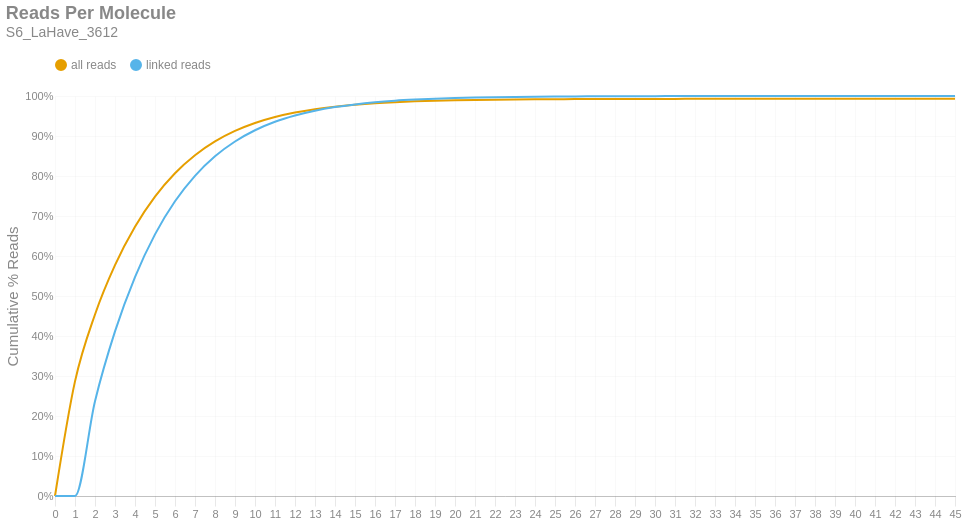

The cell this chart's notebook holds for it:
### Markdown cell above
### Reads per Molecule
This chart shows the cumulative distribution of the number of reads per linked molecule. That is, how many alignments are associated with a unique molecule. This excludes the number of reads associated with invalid or absent linked-read barcodes. The `linked` histogram is the percentages recalculated when disregarding singletons.

### Code cell
if SKIPLR:
    print_html(f"Skipped")
else:
    counts = np.bincount(valids['reads'].cast(pl.Int64).to_numpy())
    weighted = counts * np.arange(len(counts))
    all_perc = weighted / n_reads
    linked_perc = weighted / n_linked_reads
    linked_perc[1] = 0
    binned_df = pl.DataFrame({
        'readsper': list(range(len(counts))),
        'all reads (cumsum)': np.cumsum(all_perc).tolist(),
        'linked reads (cumsum)': np.cumsum(linked_perc).tolist(),
    })

    with SafeRender(binned_df):
        (
            density_plot(binned_df, 'Reads Per Molecule', samplename, 'readspmol')
            .encode(
                x=alt.X('readsper:O', title=None).axis(labelAngle=0).scale(padding=0),
                y=alt.Y('value:Q', title='Cumulative % Reads').axis(format='%').stack(False),
                color=alt.Color("key:N").scale(domain=["all reads", "linked reads"]),
                tooltip=[
                    alt.Tooltip("key:N", title="Data Type"),
                    alt.Tooltip("readsper:O", title="Reads Per Molecule"),
                    alt.Tooltip("value:Q", format=".2%", title="% Reads (Cum.)")
                ]            
            )
        ).display()

### Figure 1 — Vega-Lite specification as saved in the notebook (floating-point values rounded to 4 significant figures)
{"width": "container", "height": 400, "config": {"title": {"anchor": "start", "dy": -15, "fontSize": 18, "color": "#888888", "subtitleColor": "#888888", "subtitleFontSize": 14}, "arc": {"fill": "#0072B2"}, "axis": {"domainColor": "#888888", "domainWidth": 0.5, "gridWidth": 0.2, "grid": false, "titleFontWeight": 400, "titleFontSize": 15, "labelFontSize": 11, "labelColor": "#888888", "tickColor": "#888888", "tickWidth": 0.2, "titleColor": "#888888"}, "axisBand": {"grid": false}, "axisX": {"grid": true, "tickSize": 10, "domainCap": "round"}, "axisY": {"domain": false, "grid": true, "tickSize": 0, "domainCap": "round"}, "background": "transparent", "header": {"labelFontSize": 15, "labelColor": "#888888", "titleFontSize": 15, "titleFontWeight": 600, "titleColor": "#888888"}, "legend": {"labelFont": "sans-serif", "labelFontSize": 12, "labelColor": "#888888", "symbolSize": 100, "symbolType": "circle", "titleFontSize": 12, "titlePadding": 10, "titleColor": "#888888", "title": null, "orient": "top"}, "range": {"category": ["#E69F00", "#56B4E9", "#009E73", "#F0E442", "#0072B2", "#D55E00", "#CC79A7", "#000000"], "diverging": ["#cfe8f3", "#a2d4ec", "#73bfe2", "#46abdb", "#1696d2", "#12719e"]}, "area": {"fill": "#0072B2", "fillOpacity": 0.7, "line": true, "strokeOpacity": 0.7}, "line": {"color": "#0072B2", "stroke": "#0072B2", "strokeWidth": 2}, "trail": {"color": "#0072B2", "stroke": "#0072B2", "strokeWidth": 0, "size": 1}, "point": {"filled": true, "fillOpacity": 1.0, "size": 95}, "text": {"color": "#888888", "fontSize": 11, "align": "right", "fontWeight": 400, "size": 11}, "bar": {"fill": "#0072B2", "stroke": null}, "view": {"stroke": null, "continuousWidth": 660, "continuousHeight": 400}}, "data": {"name": "data-5c196bcf654d2e14fde6b77d0ece9a13"}, "mark": {"type": "line", "interpolate": "monotone", "point": {"opacity": 0, "size": 275}}, "encoding": {"color": {"field": "key", "scale": {"domain": ["all reads", "linked reads"]}, "type": "nominal"}, "tooltip": [{"field": "key", "title": "Data Type", "type": "nominal"}, {"field": "readsper", "title": "Reads Per Molecule", "type": "ordinal"}, {"field": "value", "format": ".2%", "title": "% Reads (Cum.)", "type": "quantitative"}], "x": {"axis": {"labelAngle": 0}, "field": "readsper", "scale": {"padding": 0}, "title": null, "type": "ordinal"}, "y": {"axis": {"format": "%"}, "field": "value", "stack": false, "title": "Cumulative % Reads", "type": "quantitative"}}, "params": [{"name": "param_c36ac31b6afebe62", "select": {"type": "point", "fields": ["key"]}, "bind": "legend"}], "title": {"text": "Reads Per Molecule", "subtitle": "S6_LaHave_3612"}, "transform": [{"fold": ["all reads (cumsum)", "linked reads (cumsum)"]}, {"calculate": "replace(datum.key, ' (cumsum)', '')", "as": "key"}, {"filter": {"param": "param_c36ac31b6afebe62"}}], "usermeta": {"embedOptions": {"downloadFileName": "S6_LaHave_3612.readspmol"}}, "$schema": "https://vega.github.io/schema/vega-lite/v6.1.0.json", "datasets": {"data-5c196bcf654d2e14fde6b77d0ece9a13": [{"readsper": 0, "all reads (cumsum)": 0.0, "linked reads (cumsum)": 0.0}, {"readsper": 1, "all reads (cumsum)": 0.2865, "linked reads (cumsum)": 0.0}, {"readsper": 2, "all reads (cumsum)": 0.4539, "linked reads (cumsum)": 0.2369}, {"readsper": 3, "all reads (cumsum)": 0.5772, "linked reads (cumsum)": 0.4115}, {"readsper": 4, "all reads (cumsum)": 0.6732, "linked reads (cumsum)": 0.5473}, {"readsper": 5, "all reads (cumsum)": 0.7485, "linked reads (cumsum)": 0.654}, {"readsper": 6, "all reads (cumsum)": 0.807, "linked reads (cumsum)": 0.7368}, {"readsper": 7, "all reads (cumsum)": 0.852, "linked reads (cumsum)": 0.8004}, {"readsper": 8, "all reads (cumsum)": 0.8865, "linked reads (cumsum)": 0.8492}, {"readsper": 9, "all reads (cumsum)": 0.9126, "linked reads (cumsum)": 0.8863}, {"readsper": 10, "all reads (cumsum)": 0.9325, "linked reads (cumsum)": 0.9144}, {"readsper": 11, "all reads (cumsum)": 0.9474, "linked reads (cumsum)": 0.9355}, {"readsper": 12, "all reads (cumsum)": 0.9586, "linked reads (cumsum)": 0.9513}, {"readsper": 13, "all reads (cumsum)": 0.967, "linked reads (cumsum)": 0.9633}, {"readsper": 14, "all reads (cumsum)": 0.9734, "linked reads (cumsum)": 0.9723}, {"readsper": 15, "all reads (cumsum)": 0.9782, "linked reads (cumsum)": 0.979}, {"readsper": 16, "all reads (cumsum)": 0.9819, "linked reads (cumsum)": 0.9843}, {"readsper": 17, "all reads (cumsum)": 0.9846, "linked reads (cumsum)": 0.9882}, {"readsper": 18, "all reads (cumsum)": 0.9866, "linked reads (cumsum)": 0.991}, {"readsper": 19, "all reads (cumsum)": 0.9881, "linked reads (cumsum)": 0.9932}, {"readsper": 20, "all reads (cumsum)": 0.9893, "linked reads (cumsum)": 0.9948}, {"readsper": 21, "all reads (cumsum)": 0.9902, "linked reads (cumsum)": 0.9961}, {"readsper": 22, "all reads (cumsum)": 0.9909, "linked reads (cumsum)": 0.997}, {"readsper": 23, "all reads (cumsum)": 0.9914, "linked reads (cumsum)": 0.9978}, {"readsper": 24, "all reads (cumsum)": 0.9918, "linked reads (cumsum)": 0.9983}, {"readsper": 25, "all reads (cumsum)": 0.992, "linked reads (cumsum)": 0.9987}, {"readsper": 26, "all reads (cumsum)": 0.9922, "linked reads (cumsum)": 0.9989}, {"readsper": 27, "all reads (cumsum)": 0.9924, "linked reads (cumsum)": 0.9992}, {"readsper": 28, "all reads (cumsum)": 0.9925, "linked reads (cumsum)": 0.9994}, {"readsper": 29, "all reads (cumsum)": 0.9926, "linked reads (cumsum)": 0.9995}, {"readsper": 30, "all reads (cumsum)": 0.9927, "linked reads (cumsum)": 0.9997}, {"readsper": 31, "all reads (cumsum)": 0.9928, "linked reads (cumsum)": 0.9997}, {"readsper": 32, "all reads (cumsum)": 0.9928, "linked reads (cumsum)": 0.9998}, {"readsper": 33, "all reads (cumsum)": 0.9929, "linked reads (cumsum)": 0.9999}, {"readsper": 34, "all reads (cumsum)": 0.9929, "linked reads (cumsum)": 0.9999}, {"readsper": 35, "all reads (cumsum)": 0.9929, "linked reads (cumsum)": 0.9999}, {"readsper": 36, "all reads (cumsum)": 0.9929, "linked reads (cumsum)": 0.9999}, {"readsper": 37, "all reads (cumsum)": 0.9929, "linked reads (cumsum)": 0.9999}, {"readsper": 38, "all reads (cumsum)": 0.9929, "linked reads (cumsum)": 1.0}, {"readsper": 39, "all reads (cumsum)": 0.9929, "linked reads (cumsum)": 1.0}, {"readsper": 40, "all reads (cumsum)": 0.993, "linked reads (cumsum)": 1.0}, {"readsper": 41, "all reads (cumsum)": 0.993, "linked reads (cumsum)": 1.0}, {"readsper": 42, "all reads (cumsum)": 0.993, "linked reads (cumsum)": 1.0}, {"readsper": 43, "all reads (cumsum)": 0.993, "linked reads (cumsum)": 1.0}, {"readsper": 44, "all reads (cumsum)": 0.993, "linked reads (cumsum)": 1.0}, {"readsper": 45, "all reads (cumsum)": 0.993, "linked reads (cumsum)": 1.0}]}}
